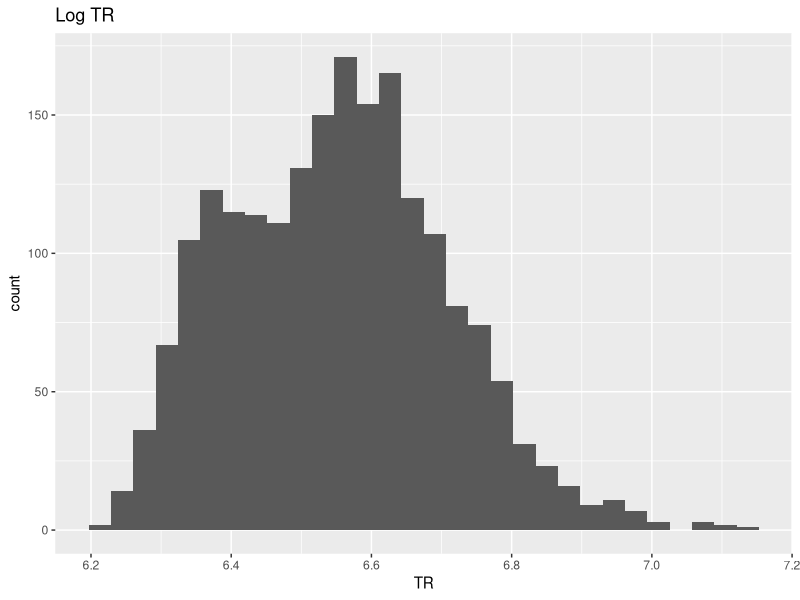
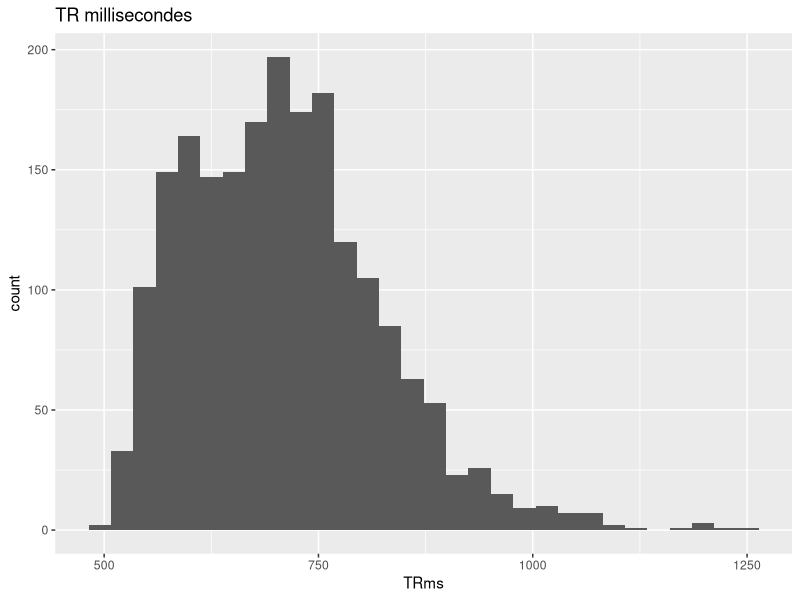
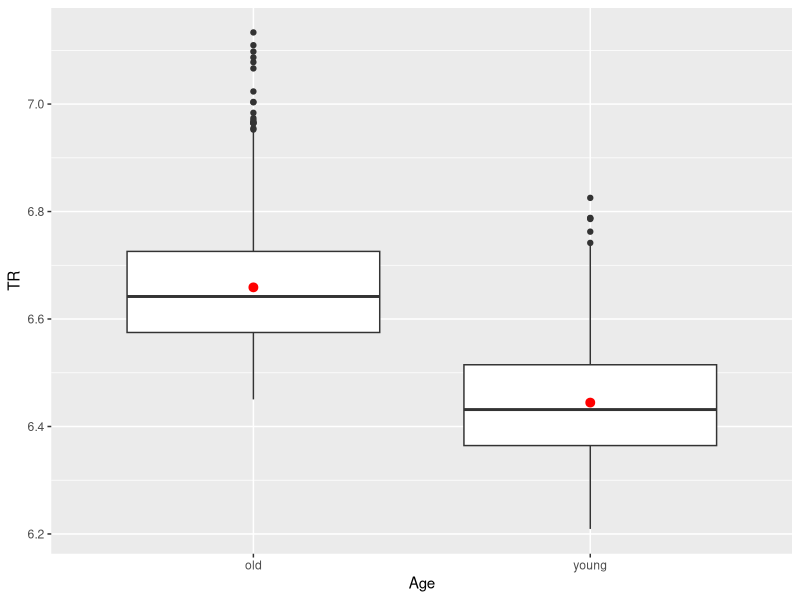
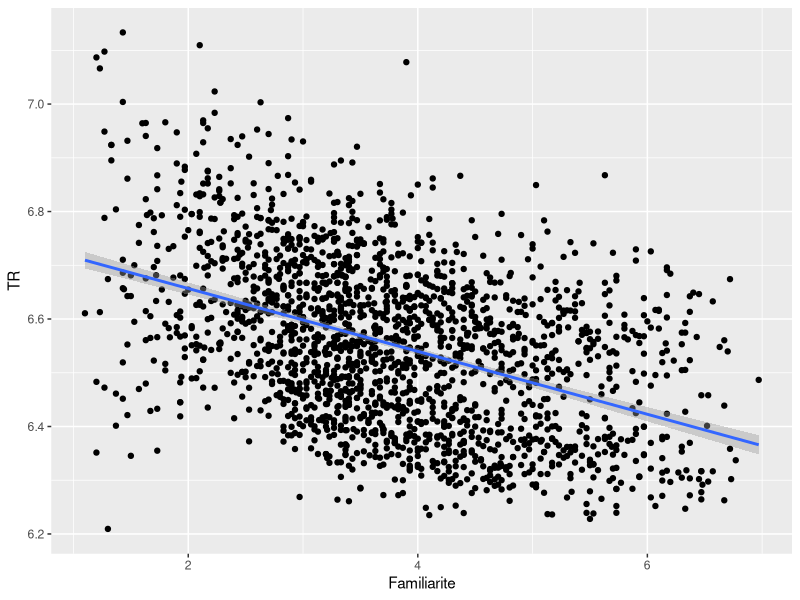
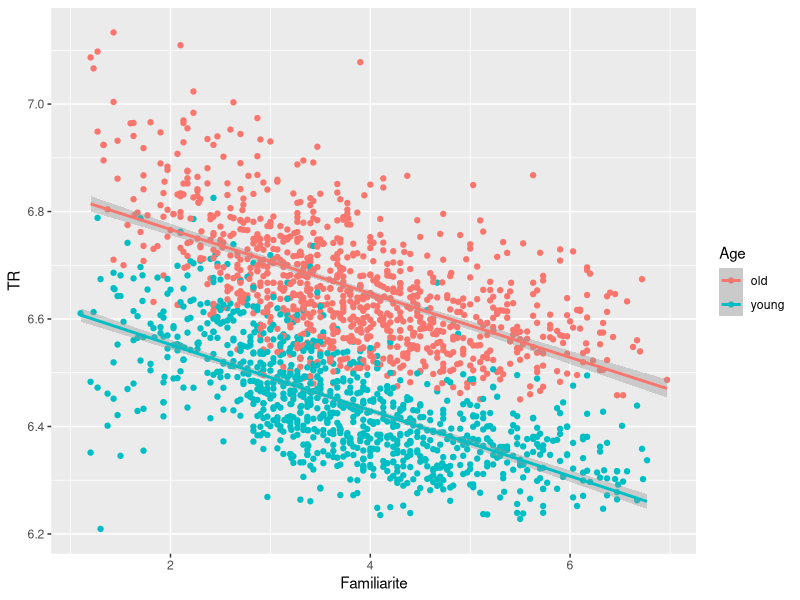
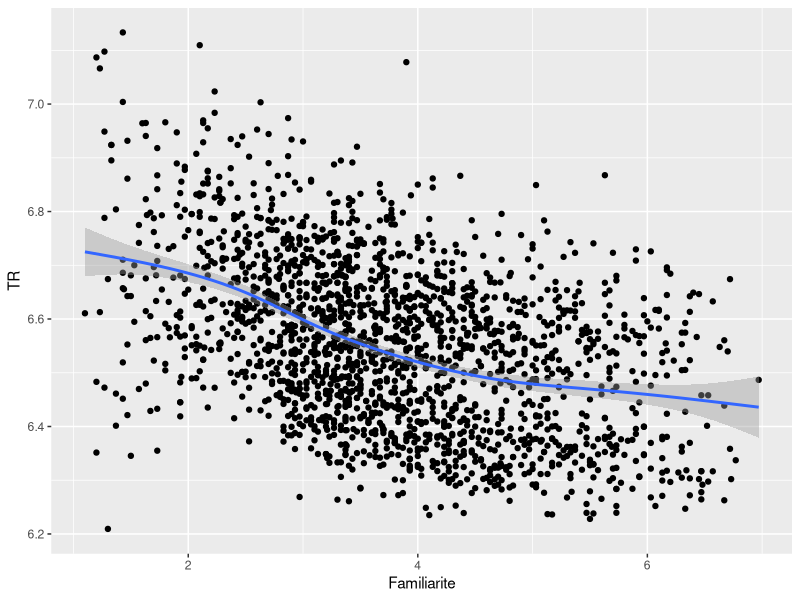

Source code (R) for these figures, in order:
# @@@@@@@@@@@@@@@@@@@@@@@@@@@@@@@@@@@@@@@@@@@@
# Question 1
library(tidyverse)
ang = read_csv("donnees/anglais.csv")
ang
ang = ang |> 
	mutate(TRms = exp(TR))

# @@@@@@@@@@@@@@@@@@@@@@@@@@@@@@@@@@@@@@@@@@@@
# Question 2
ggplot(data = ang, aes(x = TR)) + 
	geom_histogram() +
	labs(title = "Log TR")

ggplot(data = ang, aes(x = TRms)) + 
	geom_histogram() + 
	labs(title = "TR millisecondes")

# La distribution de TRms est moins normale,
# c'est-à-dire moins symétrique,
# que celle de TR (log). Voilà pourquoi on
# utilise TR (log).

# @@@@@@@@@@@@@@@@@@@@@@@@@@@@@@@@@@@@@@@@@@@@
# Question 3
ggplot(data = ang, aes(x = Age, y = TR)) + 
	geom_boxplot() +
	stat_summary(color = "red") + 
	geom_smooth(method = "lm")
# Oui : il y a un effet très clair. Les participants
# jeunes sont plus rapides.

fit1 = lm(TR ~ Age, data = ang)
summary(fit1)

# L'effet est confirmé par la régression (p < 0,001)

# @@@@@@@@@@@@@@@@@@@@@@@@@@@@@@@@@@@@@@@@@@@@
# Question 4
ggplot(data = ang, aes(x = Familiarite, y = TR)) + 
	geom_point() + 
	geom_smooth(method = "lm")
# Oui : il y a un effet très clair. Plus un mot est
# familier, plus le temps de réaction est rapide.

fit2 = lm(TR ~ Familiarite, data = ang)
summary(fit2)

# L'effet est confirmé par la régression (p < 0,001)

# @@@@@@@@@@@@@@@@@@@@@@@@@@@@@@@@@@@@@@@@@@@@
# Question 5
# Voici une figure qui combine les deux variables prédictives.
# Age = facteur (2 niveaux)
# Familiarite = numérique
# Donc, on utilise les coulers pour les groupes d'âge
# et l'axe x pour la variable continue Familiarite
ggplot(data = ang, aes(x = Familiarite, y = TR, color = Age)) + 
	geom_point() + 
	geom_smooth(method = "lm")

# Si deux variables ont un effet, il faut vérifier si
# ces effets sont toujours là lorsqu'on considère un
# modèle avec les deux variables ensemble.
fit3 = lm(TR ~ Age + Familiarite, data = ang)
summary(fit3)
# Le modèle confirme que les effets sont significatifs (p < 0,001).
# Le R^2 ici est de 0.69, ce qui est supérieur à ceux des 
# modèles fit1 (0,48) et fit2 (0,19).

# @@@@@@@@@@@@@@@@@@@@@@@@@@@@@@@@@@@@@@@@@@@@
# Question 6
# Avant d'interpréter le modèle, on calcule les intervalles
# de confiance à 95 % :
confint(fit3)
# Une régression linéaire multiple confirme l'effet de l'âge
# des participants (β̂ = -0.22, IC à 95 % = [-0,22 -0,21], p < 0,0001) et de 
# la familiarité des mots utilisés (β̂ = -0,06, 
# IC à 95 % = [-0,06 -0,05], p < 0,0001). Le modèle en question a un
# coefficient de détermination de 0,69, ce qui est considérable :
# deux variables sont capables d'expliquer presque 70 % de la variations
# des temps de réactions dans les données en question. 

# @@@@@@@@@@@@@@@@@@@@@@@@@@@@@@@@@@@@@@@@@@@@
# Question 7
ang = ang |> 
	mutate(Fam_cat = ntile(Familiarite, n = 4) |> as_factor())

# @@@@@@@@@@@@@@@@@@@@@@@@@@@@@@@@@@@@@@@@@@@@
# Question 8
fit4 = lm(TR ~ Age + Fam_cat, data = ang)
# Les coefficients de détermination sont virtuellement identiques.

# @@@@@@@@@@@@@@@@@@@@@@@@@@@@@@@@@@@@@@@@@@@@
# Question 9
# Tout d'abord, il convient de noter que l'effet de Familiarite
# est a peu près linéaire dans une figure :
ggplot(data = ang, aes(x = Familiarite, y = TR)) +
 	geom_point() + 
 	geom_smooth()

# On n'a pas donc de raisons pour modifier la classe de
# la variable continue en question. En plus, lorsqu'on 
# examine le modèle avec la version catégorielle, on remarque
# qu'il n'y a pas d'avantages de l'utiliser.
library(emmeans)
emmeans(fit4, pairwise ~ Fam_cat, adjust = "Tukey")$contrasts
# Notez que tous les contrastes sont significatifs.
